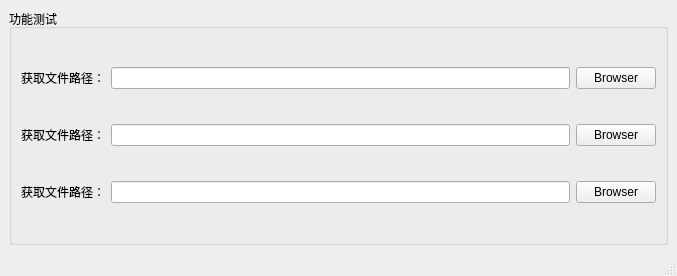
<?xml version="1.0" encoding="UTF-8"?>
<ui version="4.0">
 <class>MainWindow</class>
 <widget class="QMainWindow" name="MainWindow">
  <property name="geometry">
   <rect>
    <x>0</x>
    <y>0</y>
    <width>677</width>
    <height>276</height>
   </rect>
  </property>
  <property name="windowTitle">
   <string>MainWindow</string>
  </property>
  <widget class="QWidget" name="centralwidget">
   <layout class="QHBoxLayout" name="horizontalLayout_4">
    <item>
     <widget class="QGroupBox" name="groupBox">
      <property name="title">
       <string>功能测试</string>
      </property>
      <layout class="QVBoxLayout" name="verticalLayout">
       <item>
        <layout class="QHBoxLayout" name="horizontalLayout">
         <property name="spacing">
          <number>6</number>
         </property>
         <item>
          <widget class="QLabel" name="label">
           <property name="text">
            <string>获取文件路径：</string>
           </property>
          </widget>
         </item>
         <item>
          <widget class="QLineEdit" name="lineEdit_file_path"/>
         </item>
         <item>
          <widget class="QPushButton" name="btn_get_file_path">
           <property name="text">
            <string>Browser</string>
           </property>
          </widget>
         </item>
        </layout>
       </item>
       <item>
        <layout class="QHBoxLayout" name="horizontalLayout_2">
         <item>
          <widget class="QLabel" name="label_2">
           <property name="text">
            <string>获取文件路径：</string>
           </property>
          </widget>
         </item>
         <item>
          <widget class="QLineEdit" name="lineEdit_file_path_2"/>
         </item>
         <item>
          <widget class="QPushButton" name="btn_get_file_path_2">
           <property name="text">
            <string>Browser</string>
           </property>
          </widget>
         </item>
        </layout>
       </item>
       <item>
        <layout class="QHBoxLayout" name="horizontalLayout_3">
         <item>
          <widget class="QLabel" name="label_3">
           <property name="text">
            <string>获取文件路径：</string>
           </property>
          </widget>
         </item>
         <item>
          <widget class="QLineEdit" name="lineEdit_file_path_3"/>
         </item>
         <item>
          <widget class="QPushButton" name="btn_get_file_path_3">
           <property name="text">
            <string>Browser</string>
           </property>
          </widget>
         </item>
        </layout>
       </item>
      </layout>
     </widget>
    </item>
   </layout>
  </widget>
  <widget class="QMenuBar" name="menubar">
   <property name="geometry">
    <rect>
     <x>0</x>
     <y>0</y>
     <width>677</width>
     <height>33</height>
    </rect>
   </property>
  </widget>
  <widget class="QStatusBar" name="statusbar"/>
 </widget>
 <resources/>
 <connections/>
</ui>
